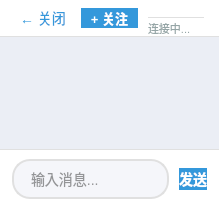
<?xml version="1.0" encoding="UTF-8"?>
<ui version="4.0">
 <class>ChatDialog</class>
 <widget class="QDialog" name="ChatDialog">
  <property name="styleSheet">
   <string notr="true">QDialog { background-color: #f5f6fa; }</string>
  </property>
  <layout class="QVBoxLayout" name="mainLayout">
   <property name="spacing">
    <number>0</number>
   </property>
   <property name="leftMargin">
    <number>0</number>
   </property>
   <property name="topMargin">
    <number>0</number>
   </property>
   <property name="rightMargin">
    <number>0</number>
   </property>
   <property name="bottomMargin">
    <number>0</number>
   </property>
   <item>
    <widget class="QWidget" name="header" native="true">
     <property name="fixedHeight">
      <number>55</number>
     </property>
     <property name="styleSheet">
      <string notr="true">QWidget { background-color: #ffffff; border-bottom: 1px solid #e0e0e0; }</string>
     </property>
     <layout class="QHBoxLayout" name="headerLayout">
      <property name="spacing">
       <number>10</number>
      </property>
      <property name="leftMargin">
       <number>15</number>
      </property>
      <property name="topMargin">
       <number>0</number>
      </property>
      <property name="rightMargin">
       <number>15</number>
      </property>
      <property name="bottomMargin">
       <number>0</number>
      </property>
      <item>
       <widget class="QPushButton" name="m_backBtn">
        <property name="cursor">
         <cursorShape>PointingHandCursor</cursorShape>
        </property>
        <property name="fixedWidth">
         <number>60</number>
        </property>
        <property name="text">
         <string>← 关闭</string>
        </property>
        <property name="styleSheet">
         <string notr="true">QPushButton { background: transparent; border: none; font-size: 14px; color: #3498db; }
QPushButton:hover { color: #2980b9; }</string>
        </property>
       </widget>
      </item>
      <item>
       <widget class="QPushButton" name="m_followBtn">
        <property name="cursor">
         <cursorShape>PointingHandCursor</cursorShape>
        </property>
        <property name="fixedWidth">
         <number>65</number>
        </property>
        <property name="text">
         <string>+ 关注</string>
        </property>
        <property name="styleSheet">
         <string notr="true">QPushButton {
  background-color: #3498db; color: white; border: none;
  border-radius: 15px; font-size: 13px; font-weight: bold;
}
QPushButton:hover { background-color: #2980b9; }
QPushButton:disabled { background-color: #bdc3c7; }</string>
        </property>
       </widget>
      </item>
      <item>
       <layout class="QVBoxLayout" name="infoLayout">
        <property name="spacing">
         <number>2</number>
        </property>
        <item>
         <widget class="QLabel" name="m_titleLabel">
          <property name="text">
           <string/>
          </property>
          <property name="styleSheet">
           <string notr="true">color: #2c3e50; background: transparent; font-size: 16px; font-weight: bold;</string>
          </property>
         </widget>
        </item>
        <item>
         <widget class="QLabel" name="m_statusLabel">
          <property name="text">
           <string>连接中...</string>
          </property>
          <property name="styleSheet">
           <string notr="true">color: #95a5a6; font-size: 11px; background: transparent;</string>
          </property>
         </widget>
        </item>
       </layout>
      </item>
     </layout>
    </widget>
   </item>
   <item>
    <widget class="QScrollArea" name="m_scrollArea">
     <property name="widgetResizable">
      <bool>true</bool>
     </property>
     <property name="horizontalScrollBarPolicy">
      <enum>Qt::ScrollBarPolicy::ScrollBarAlwaysOff</enum>
     </property>
     <property name="styleSheet">
      <string notr="true">QScrollArea { border: none; background: #ebeef5; }
QScrollBar:vertical { width: 4px; }
QScrollBar::handle:vertical { background: #ccc; border-radius: 2px; }
QScrollBar::add-line:vertical, QScrollBar::sub-line:vertical { height: 0; }</string>
     </property>
    </widget>
   </item>
   <item>
    <widget class="QWidget" name="inputBar" native="true">
     <property name="fixedHeight">
      <number>60</number>
     </property>
     <property name="styleSheet">
      <string notr="true">QWidget { background-color: #ffffff; border-top: 1px solid #e0e0e0; }</string>
     </property>
     <layout class="QHBoxLayout" name="inputLayout">
      <property name="spacing">
       <number>10</number>
      </property>
      <property name="leftMargin">
       <number>12</number>
      </property>
      <property name="topMargin">
       <number>10</number>
      </property>
      <property name="rightMargin">
       <number>12</number>
      </property>
      <property name="bottomMargin">
       <number>10</number>
      </property>
      <item>
       <widget class="QLineEdit" name="m_inputEdit">
        <property name="maxLength">
         <number>500</number>
        </property>
        <property name="placeholderText">
         <string>输入消息...</string>
        </property>
        <property name="styleSheet">
         <string notr="true">QLineEdit {
  min-height: 36px; padding: 0 15px;
  border: 2px solid #e0e0e0; border-radius: 18px;
  font-size: 14px; background-color: #f5f6fa; color: #333;
}
QLineEdit:focus { border-color: #3498db; background-color: #ffffff; }</string>
        </property>
       </widget>
      </item>
      <item>
       <widget class="QPushButton" name="m_sendBtn">
        <property name="cursor">
         <cursorShape>PointingHandCursor</cursorShape>
        </property>
        <property name="fixedSize">
         <size>
          <width>60</width>
          <height>38</height>
         </size>
        </property>
        <property name="text">
         <string>发送</string>
        </property>
        <property name="styleSheet">
         <string notr="true">QPushButton {
  background-color: #3498db; color: white; border: none;
  border-radius: 19px; font-size: 14px; font-weight: bold;
}
QPushButton:hover { background-color: #2980b9; }
QPushButton:disabled { background-color: #bdc3c7; }</string>
        </property>
       </widget>
      </item>
     </layout>
    </widget>
   </item>
  </layout>
 </widget>
 <resources/>
 <connections/>
</ui>
